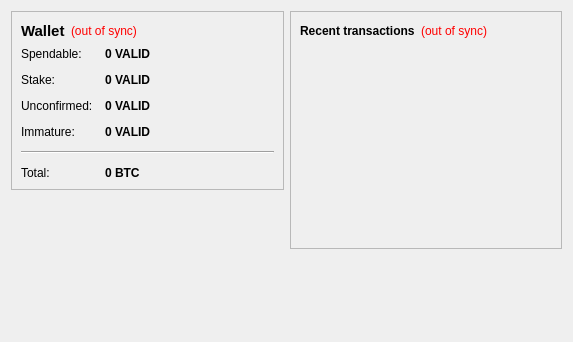
<?xml version="1.0" encoding="UTF-8"?>
<ui version="4.0">
 <class>OverviewPage</class>
 <widget class="QWidget" name="OverviewPage">
  <property name="geometry">
   <rect>
    <x>0</x>
    <y>0</y>
    <width>573</width>
    <height>342</height>
   </rect>
  </property>
  <property name="windowTitle">
   <string>Form</string>
  </property>
  <layout class="QHBoxLayout" name="horizontalLayout" stretch="1,1">
   <item>
    <layout class="QVBoxLayout" name="verticalLayout_2">
     <item>
      <widget class="QFrame" name="frame">
       <property name="frameShape">
        <enum>QFrame::StyledPanel</enum>
       </property>
       <property name="frameShadow">
        <enum>QFrame::Raised</enum>
       </property>
       <layout class="QVBoxLayout" name="verticalLayout_4">
        <item>
         <layout class="QHBoxLayout" name="horizontalLayout_4">
          <item>
           <widget class="QLabel" name="label_5">
            <property name="font">
             <font>
              <pointsize>11</pointsize>
              <weight>75</weight>
              <bold>true</bold>
             </font>
            </property>
            <property name="text">
             <string>Wallet</string>
            </property>
           </widget>
          </item>
          <item>
           <widget class="QLabel" name="labelWalletStatus">
            <property name="toolTip">
             <string>The displayed information may be out of date. Your wallet automatically synchronizes with the ValidCoin network after a connection is established, but this process has not completed yet.</string>
            </property>
            <property name="styleSheet">
             <string notr="true">QLabel { color: red; }</string>
            </property>
            <property name="text">
             <string notr="true">(out of sync)</string>
            </property>
            <property name="alignment">
             <set>Qt::AlignLeading|Qt::AlignLeft|Qt::AlignVCenter</set>
            </property>
           </widget>
          </item>
          <item>
           <spacer name="horizontalSpacer_2">
            <property name="orientation">
             <enum>Qt::Horizontal</enum>
            </property>
            <property name="sizeHint" stdset="0">
             <size>
              <width>40</width>
              <height>20</height>
             </size>
            </property>
           </spacer>
          </item>
         </layout>
        </item>
        <item>
         <layout class="QFormLayout" name="formLayout_2">
          <property name="fieldGrowthPolicy">
           <enum>QFormLayout::AllNonFixedFieldsGrow</enum>
          </property>
          <property name="horizontalSpacing">
           <number>12</number>
          </property>
          <property name="verticalSpacing">
           <number>12</number>
          </property>
          <item row="0" column="0">
           <widget class="QLabel" name="label">
            <property name="text">
             <string>Spendable:</string>
            </property>
           </widget>
          </item>
          <item row="0" column="1">
           <widget class="QLabel" name="labelBalance">
            <property name="font">
             <font>
              <weight>75</weight>
              <bold>true</bold>
             </font>
            </property>
            <property name="cursor">
             <cursorShape>IBeamCursor</cursorShape>
            </property>
            <property name="toolTip">
             <string>Your current spendable balance</string>
            </property>
            <property name="text">
             <string notr="true">0 VALID</string>
            </property>
            <property name="textInteractionFlags">
             <set>Qt::LinksAccessibleByMouse|Qt::TextSelectableByKeyboard|Qt::TextSelectableByMouse</set>
            </property>
           </widget>
          </item>
          <item row="1" column="0">
           <widget class="QLabel" name="label_6">
            <property name="text">
             <string>Stake:</string>
            </property>
           </widget>
          </item>
          <item row="1" column="1">
           <widget class="QLabel" name="labelStake">
            <property name="font">
             <font>
              <weight>75</weight>
              <bold>true</bold>
             </font>
            </property>
            <property name="cursor">
             <cursorShape>IBeamCursor</cursorShape>
            </property>
            <property name="toolTip">
             <string>Total of coins that was staked, and do not yet count toward the current balance</string>
            </property>
            <property name="text">
             <string notr="true">0 VALID</string>
            </property>
            <property name="textInteractionFlags">
             <set>Qt::LinksAccessibleByMouse|Qt::TextSelectableByKeyboard|Qt::TextSelectableByMouse</set>
            </property>
           </widget>
          </item>
          <item row="2" column="0">
           <widget class="QLabel" name="label_3">
            <property name="text">
             <string>Unconfirmed:</string>
            </property>
           </widget>
          </item>
          <item row="2" column="1">
           <widget class="QLabel" name="labelUnconfirmed">
            <property name="font">
             <font>
              <weight>75</weight>
              <bold>true</bold>
             </font>
            </property>
            <property name="cursor">
             <cursorShape>IBeamCursor</cursorShape>
            </property>
            <property name="toolTip">
             <string>Total of transactions that have yet to be confirmed, and do not yet count toward the current balance</string>
            </property>
            <property name="text">
             <string notr="true">0 VALID</string>
            </property>
            <property name="textInteractionFlags">
             <set>Qt::LinksAccessibleByMouse|Qt::TextSelectableByKeyboard|Qt::TextSelectableByMouse</set>
            </property>
           </widget>
          </item>
          <item row="3" column="0">
           <widget class="QLabel" name="labelImmatureText">
            <property name="text">
             <string>Immature:</string>
            </property>
           </widget>
          </item>
          <item row="3" column="1">
           <widget class="QLabel" name="labelImmature">
            <property name="font">
             <font>
              <weight>75</weight>
              <bold>true</bold>
             </font>
            </property>
            <property name="toolTip">
             <string>Mined balance that has not yet matured</string>
            </property>
            <property name="text">
             <string notr="true">0 VALID</string>
            </property>
            <property name="textInteractionFlags">
             <set>Qt::LinksAccessibleByMouse|Qt::TextSelectableByKeyboard|Qt::TextSelectableByMouse</set>
            </property>
           </widget>
          </item>
          <item row="4" column="0" colspan="2">
           <widget class="Line" name="line">
            <property name="orientation">
             <enum>Qt::Horizontal</enum>
            </property>
           </widget>
          </item>
          <item row="5" column="0">
           <widget class="QLabel" name="labelTotalText">
            <property name="text">
             <string>Total:</string>
            </property>
           </widget>
          </item>
          <item row="5" column="1">
           <widget class="QLabel" name="labelTotal">
            <property name="font">
             <font>
              <weight>75</weight>
              <bold>true</bold>
             </font>
            </property>
            <property name="cursor">
             <cursorShape>IBeamCursor</cursorShape>
            </property>
            <property name="toolTip">
             <string>Your current total balance</string>
            </property>
            <property name="text">
             <string notr="true">0 BTC</string>
            </property>
            <property name="textInteractionFlags">
             <set>Qt::LinksAccessibleByMouse|Qt::TextSelectableByKeyboard|Qt::TextSelectableByMouse</set>
            </property>
           </widget>
          </item>
         </layout>
        </item>
       </layout>
      </widget>
     </item>
     <item>
      <spacer name="verticalSpacer">
       <property name="orientation">
        <enum>Qt::Vertical</enum>
       </property>
       <property name="sizeHint" stdset="0">
        <size>
         <width>20</width>
         <height>40</height>
        </size>
       </property>
      </spacer>
     </item>
    </layout>
   </item>
   <item>
    <layout class="QVBoxLayout" name="verticalLayout_3">
     <item>
      <widget class="QFrame" name="frame_2">
       <property name="frameShape">
        <enum>QFrame::StyledPanel</enum>
       </property>
       <property name="frameShadow">
        <enum>QFrame::Raised</enum>
       </property>
       <layout class="QVBoxLayout" name="verticalLayout">
        <item>
         <layout class="QHBoxLayout" name="horizontalLayout_2">
          <item>
           <widget class="QLabel" name="label_4">
            <property name="text">
             <string>&lt;b&gt;Recent transactions&lt;/b&gt;</string>
            </property>
           </widget>
          </item>
          <item>
           <widget class="QLabel" name="labelTransactionsStatus">
            <property name="toolTip">
             <string>The displayed information may be out of date. Your wallet automatically synchronizes with the ValidCoin network after a connection is established, but this process has not completed yet.</string>
            </property>
            <property name="styleSheet">
             <string notr="true">QLabel { color: red; }</string>
            </property>
            <property name="text">
             <string notr="true">(out of sync)</string>
            </property>
            <property name="alignment">
             <set>Qt::AlignRight|Qt::AlignTrailing|Qt::AlignVCenter</set>
            </property>
           </widget>
          </item>
          <item>
           <spacer name="horizontalSpacer">
            <property name="orientation">
             <enum>Qt::Horizontal</enum>
            </property>
            <property name="sizeHint" stdset="0">
             <size>
              <width>40</width>
              <height>20</height>
             </size>
            </property>
           </spacer>
          </item>
         </layout>
        </item>
        <item>
         <widget class="QListView" name="listTransactions">
          <property name="styleSheet">
           <string notr="true">QListView { background: transparent; }</string>
          </property>
          <property name="frameShape">
           <enum>QFrame::NoFrame</enum>
          </property>
          <property name="verticalScrollBarPolicy">
           <enum>Qt::ScrollBarAlwaysOff</enum>
          </property>
          <property name="horizontalScrollBarPolicy">
           <enum>Qt::ScrollBarAlwaysOff</enum>
          </property>
          <property name="selectionMode">
           <enum>QAbstractItemView::NoSelection</enum>
          </property>
         </widget>
        </item>
       </layout>
      </widget>
     </item>
     <item>
      <spacer name="verticalSpacer_2">
       <property name="orientation">
        <enum>Qt::Vertical</enum>
       </property>
       <property name="sizeHint" stdset="0">
        <size>
         <width>20</width>
         <height>40</height>
        </size>
       </property>
      </spacer>
     </item>
    </layout>
   </item>
  </layout>
 </widget>
 <resources/>
 <connections/>
</ui>
